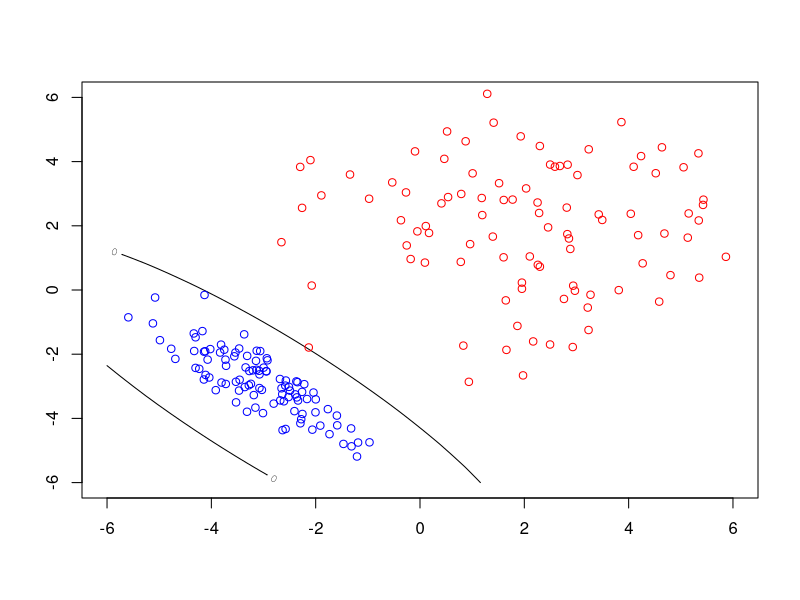

R code for this plot:
# Clear environment
rm(list = ls())

# Setting Japanese font (for MacOSX)
# par(family= "HiraKakuProN-W3")

# Chapter2 e.g.35
# 人工的に「赤」群と「青」群のデータ群をそれぞれ100個作成する。
# 今回のシミュレーションでは、
# 赤群データが応答変数y = -1のもとで分布する説明変数x、
# 青群データが応答変数y = +1のもとで分布する説明変数xであるとする。
# 今回、説明変数xは二個の要素を有する二次元ベクトルであるとする。
# 
# u: N(0, 1)に従う乱数。
# v: N(0, 1)に従う乱数。uとは独立。
# として、
# 赤群：
# 説明変数xの要素としてx_1, y_1を取るとする。
# 座標(x_1, y_1) = (2, 2)を中心に、
# x_1 = u * 2 + 2
# y_1 = v * 2 + 2
# という風に、円形に散らばせたデータ。
# 青群：
# 説明変数xの要素としてx_2, y_2を取るとする。
# 座標(x_2, y_2) = (-3, -3)を中心に、
# x_2 = u - 3
# y_2 = (-0.8 * u + sqrt(1 - (0.8^2)) * v) - 3
# という風に、y = -0.8*(x + 3) - 3の直線に従って散らばせたデータ。
# 赤群と青群でuとvの値は異なる。
n <- 100
# 赤群データの生成
mu_1 <- c(2, 2)
sigma_1 <- 2
sigma_2 <- 2
rho_1 <- 0
u <- rnorm(n)
v <- rnorm(n)
x_1 <- sigma_1 * u + mu_1[1]
y_1 <- (rho_1 * u + sqrt(1 - rho_1 ^ 2) * v) * sigma_2 + mu_1[2]

# 青群データの生成
mu_2 <- c(-3, -3)
sigma_3 <- 1
sigma_4 <- 1
rho_2 <- -0.8
u <- rnorm(n)
v <- rnorm(n)
x_2 <- sigma_3 * u + mu_2[1]
y_2 <- (rho_2 * u + sqrt(1 - rho_2 ^ 2) * v) * sigma_4 + mu_2[2]

# y = +-1のもとでのxの確率密度関数（多次元正規分布）
# f_+-x(x) = {(2pi)^p * det(cov(x))}^(-1/2) * exp{(-1/2) * t(x - mu_+-1) %*% solve(cov(x)) %*% (x - mu_+-1)}
# において、
# 係数{(2pi)^p}^(-1/2)を無視し、両辺のlogを取った式の右辺を、
# 以下のコードで関数fとして定義した。
# この先の処理で知りたいのは赤群と青群の事後確率の境界線なので、
# このように変形した関数を用いて構わない。
f <- function(x, mu, inv, de) {
  # drop関数は、サイズ1 x 1のarray変数値をただのスカラー値に変換する。
  drop(-0.5 * t(x - mu) %*% inv %*% (x - mu) - 0.5 * log(de))
}

# 赤群データの分布を推定。
# データがN(mu_1, mat)という二次元正規分布に従うものと仮定している。
mu_1 <- mean(c(x_1, y_1)) # 赤群データの推定平均値
df_1 <- data.frame(x_1, y_1)
mat_1 <- cov(df_1) # 赤群データの分散共分散行列
inv_1 <- solve(mat_1) # 分散共分散行列の逆行列
de_1 <- det(mat_1) # 分散共分散行列の行列式
f_1 <- function(u, v) {
  f(c(u, v), mu_1, inv_1, de_1)
}

# 青群データの分布を推定
# データがN(mu_2, mat)という二次元正規分布に従うものと仮定している。
mu_2 <- mean(c(x_2, y_2)) # 青群データの推定平均値
df_2 <- data.frame(x_2, y_2)
mat_2 <- cov(df_2) # 青群データの分散共分散行列
inv_2 <- solve(mat_2) # 分散共分散行列の逆行列
de_2 <- det(mat_2) # 分散共分散行列の行列式
f_2 <- function(u, v) {
  f(c(u, v), mu_2, inv_2, de_2)
}

# y = +1とy = -1の事後確率分布の境界線を求める。
# 
# 応答変数y = -1, y = +1の事前確率は、それぞれpi_1, pi_2であることが分かっているとする。
# すると、y = +1, y = -1の事後確率の境界線は、
# log(pi_1) * f_1 = log(pi_2) * f_2
# が表す曲線となる。
# （f_1, f_2は、上で定義したように、
# 既にlogを取った確率密度関数であることに注意！）
# 以下のコードでは、
# w = log(pi_1) * f_1 - log(pi_2) * f_2
# として、
# w = 0となる等高線をx-y平面上にプロットしている。
# この場合のx-y平面は、当然、
# 説明変数xが持つ二個の要素をそれぞれx座標値、y座標値としてプロットした平面である。
pi_1 <- 0.5 # y = -1の事前確率
pi_2 <- 0.5 # y = +1の事前確率
u <- v <- seq(-6, 6, length = 50)
m <- length(u)
w <- array(dim = c(m, m))
for (i in 1:m) {
  for (j in 1:m) {
    w[i, j] <- log(pi_1) + f_1(u[i], v[j]) - log(pi_2) - f_2(u[i], v[j])
  }
}
contour(u, v, w, level = 0) # w = 0の等高線を描画。
points(x_1, y_1, col = "red") # 赤群データを描画。
points(x_2, y_2, col = "blue") # 青群データを描画。
